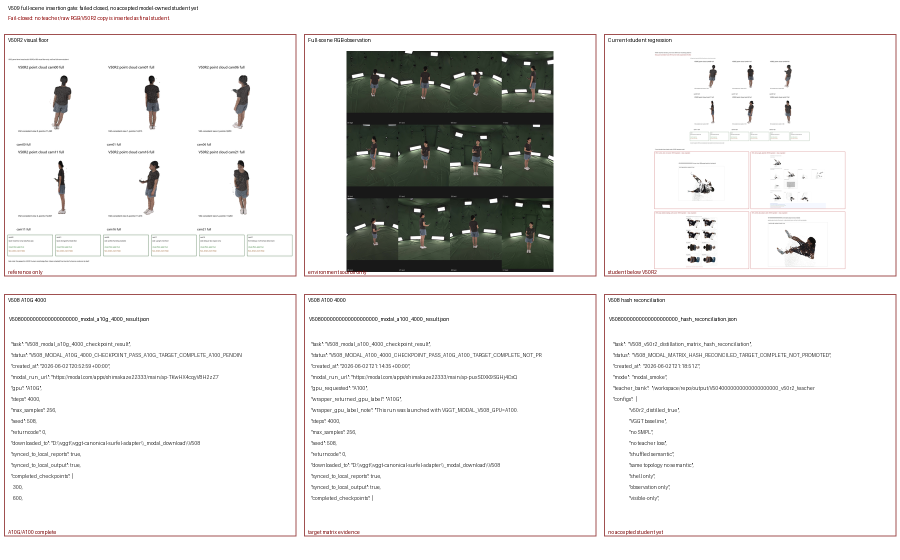
#> input picture boards/V5090000000000000000000_full_scene_student.png, 1800 x 1120 px (shown at 1/2 size)
$ python V511_anti_2d_multiview_gate.py
#> lines starting #> are read from the running program, lines starting #| are printed output that depends on the picture
#> in main, `board = Image.new("RGB", (1700, 980), "white")`: board: PIL image 1700x980 RGB; every value is 255
from __future__ import annotations

import json
from datetime import datetime, timezone
from pathlib import Path

from PIL import Image, ImageDraw, ImageFont


ROOT = Path(__file__).resolve().parents[1]
REPORTS = ROOT / "reports"
BOARDS = ROOT / "boards"
V509_BOARD = BOARDS / "V5090000000000000000000_full_scene_student.png"
V503_BOARD = BOARDS / "V5030000000000000000000_student_vs_v50r2_contact_sheet.png"
V509_DECISION = REPORTS / "V5090000000000000000000_full_scene_decision.json"
V517_DECISION = REPORTS / "V5170000000000000000000_full_scene_clarity_decision.json"
V517_ANTI2D = BOARDS / "V5170000000000000000000_turntable_side_depth_cross_section.png"


def now() -> str:
    return datetime.now(timezone.utc).isoformat().replace("+00:00", "Z")


def fit(path: Path, size: tuple[int, int]) -> Image.Image:
#> called with size = (850, 820)
    canvas = Image.new("RGB", size, "white")
#> canvas: PIL image 850x820 RGB; every value is 255
    if path.is_file():
        with Image.open(path).convert("RGB") as im:
#> im is the input picture: PIL image 1800x1120 RGB; mean R, G, B 231.2, 230.7, 229.6
            im.thumbnail((size[0] - 24, size[1] - 60), Image.Resampling.LANCZOS)
#> im: PIL image 826x514 RGB
            canvas.paste(im, ((size[0] - im.width) // 2, 42 + (size[1] - 60 - im.height) // 2))
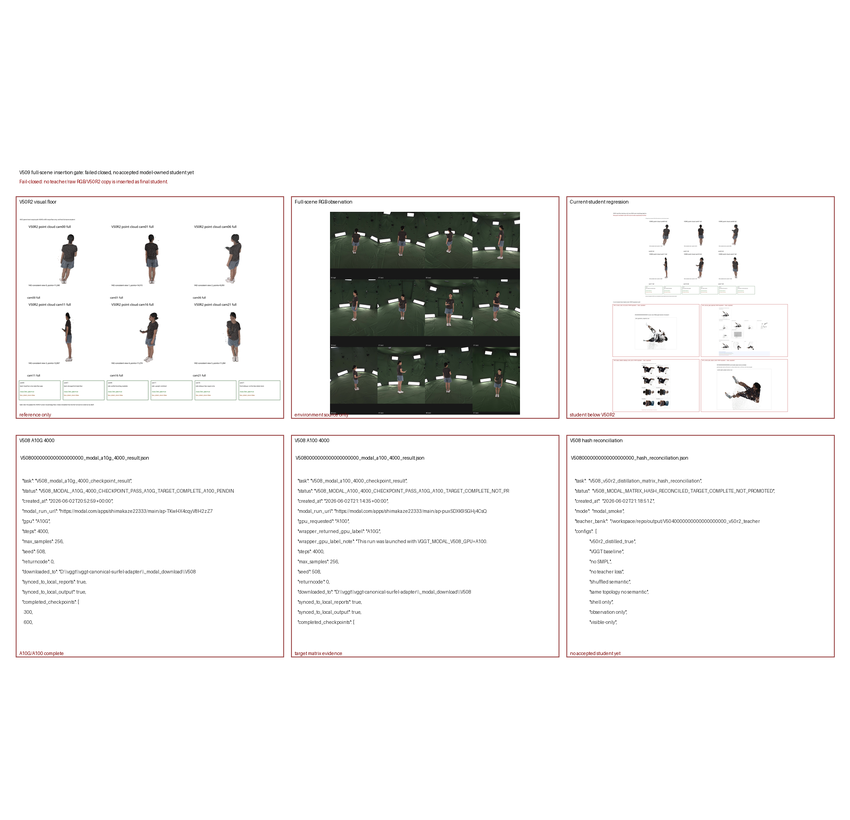
#> canvas: PIL image 850x820 RGB; mean R, G, B 240.3, 239.9, 239.2
    else:
        ImageDraw.Draw(canvas).text((20, 20), f"missing: {path}", fill=(140, 0, 0), font=ImageFont.load_default())
    return canvas


def read_json(path: Path) -> dict:
    return json.loads(path.read_text(encoding="utf-8-sig")) if path.is_file() else {}


def main() -> int:
    v517 = read_json(V517_DECISION)
    v517_candidate_ready = bool(v517.get("gates", {}).get("accepted_for_v509", False))
    v517_anti2d_proxy_pass = bool(v517.get("gates", {}).get("anti_2d_proxy_pass", False))
    board_path = BOARDS / "V5110000000000000000000_turntable_side_depth_cross_section.png"
    decision_path = REPORTS / "V5110000000000000000000_anti_2d_decision.json"
    font = ImageFont.load_default()
    board = Image.new("RGB", (1700, 980), "white")
    draw = ImageDraw.Draw(board)
    draw.text((16, 12), "V511 anti-2D / multiview gate: proxy pass, manual visual fail closed", fill=(0, 0, 0), font=font)
    draw.text((16, 34), "V517 generated turntable/side-depth/cross-section, but the human is still not mentor-readable enough.", fill=(140, 0, 0), font=font)
    board.paste(fit(V517_ANTI2D if v517_candidate_ready else V509_BOARD, (850, 820)), (0, 70))
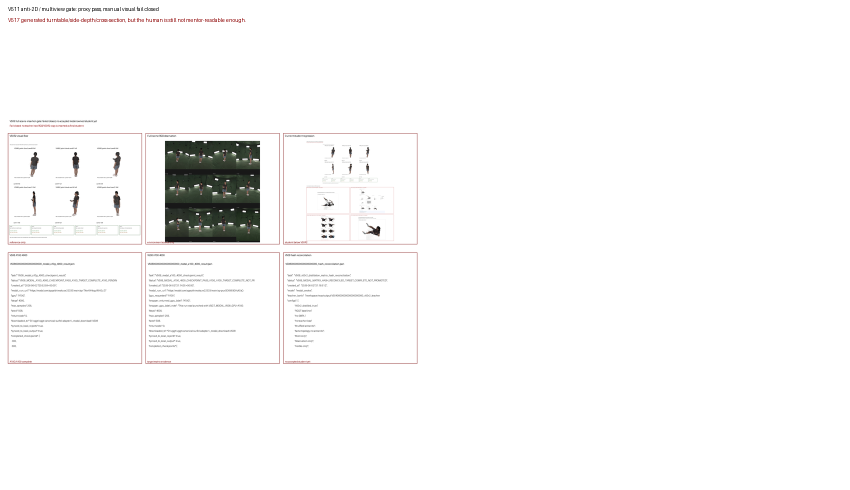
#> board: PIL image 1700x980 RGB (shown at 1/2 size); mean R, G, B 248.7, 248.4, 248.1
    board.paste(fit(V503_BOARD, (850, 820)), (850, 70))
#> call 2 of fit, with size = (850, 820)
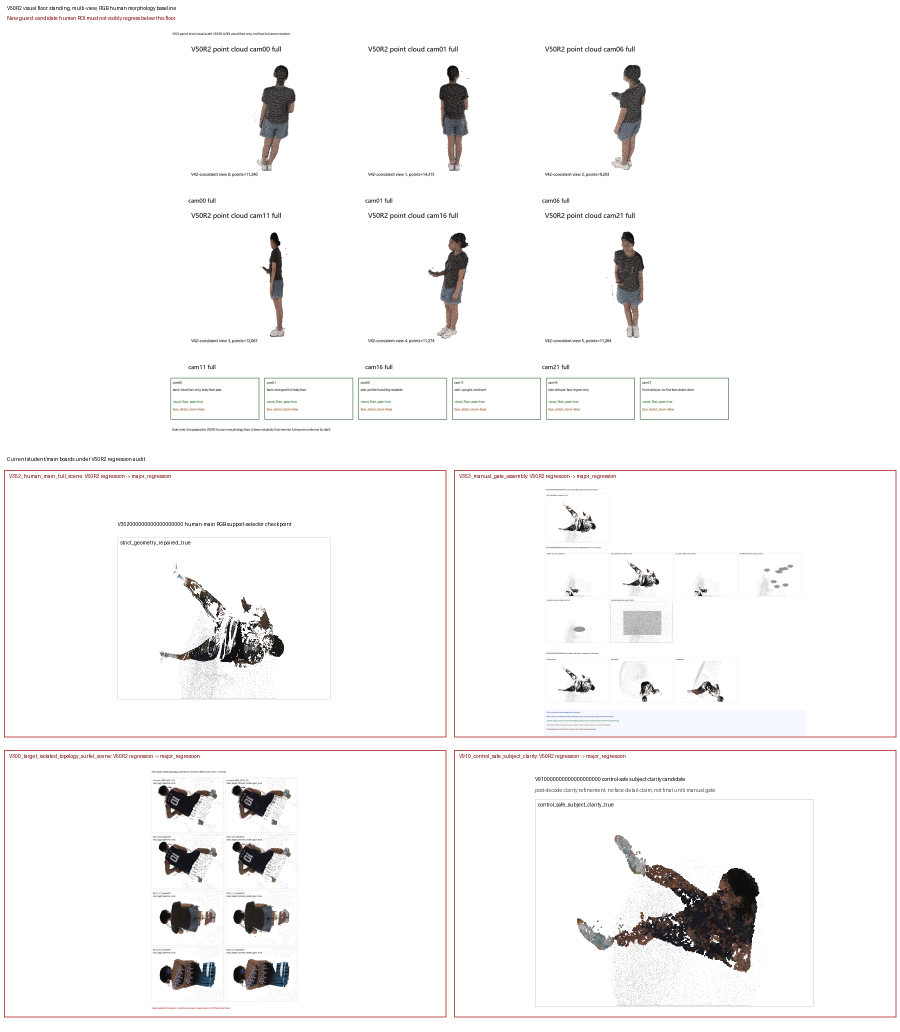
#> input picture boards/V5030000000000000000000_student_vs_v50r2_contact_sheet.png, 1800 x 2064 px (shown at 1/2 size)
#> in fit, im is the input picture: PIL image 1800x2064 RGB; mean R, G, B 246.5, 245.5, 245.4
#> in fit (call 2), `im.thumbnail((size[0] - 24, size[1] - 60), Image.Resampling.LANCZOS)`:
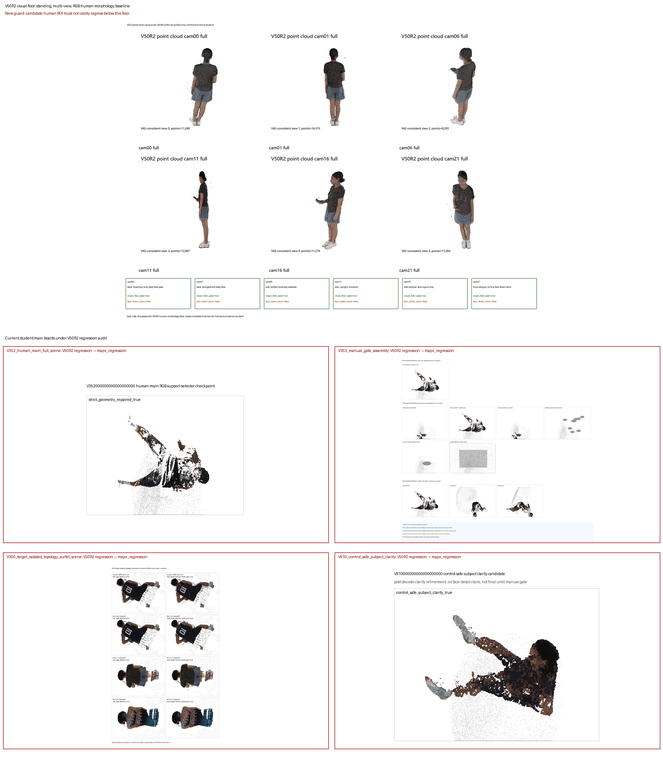
#> im: PIL image 663x760 RGB; mean R, G, B 246.3, 245.2, 245.1
#> in fit (call 2), `canvas.paste(im, ((size[0] - im.width) // 2, 42 + (size[1] - 60 - im.h..`:
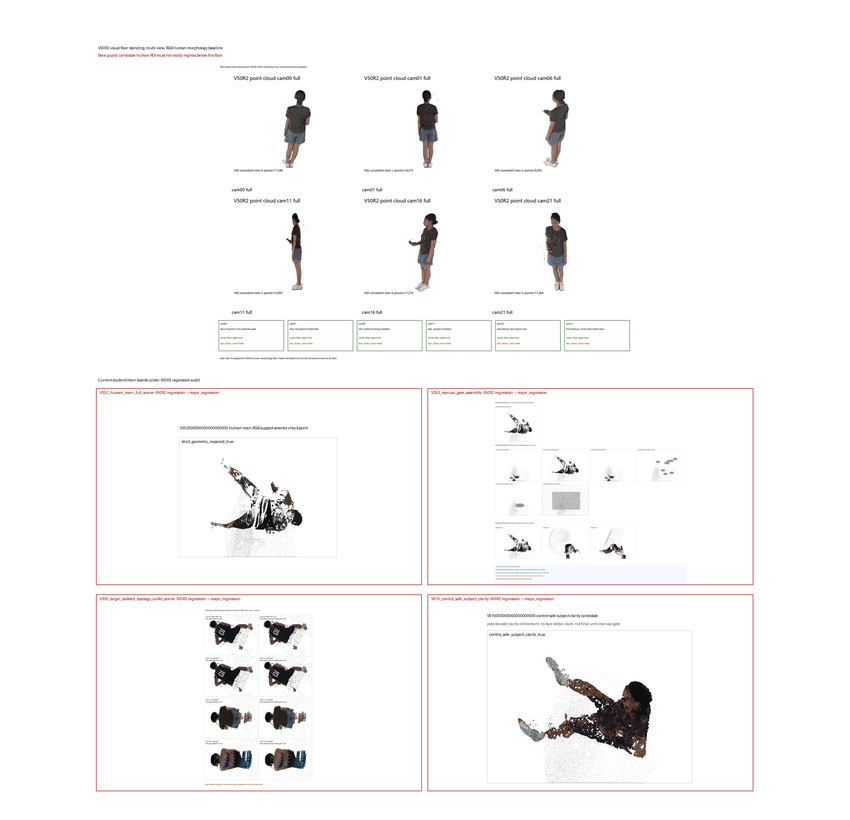
#> canvas: PIL image 850x820 RGB; mean R, G, B 248.7, 247.9, 247.8
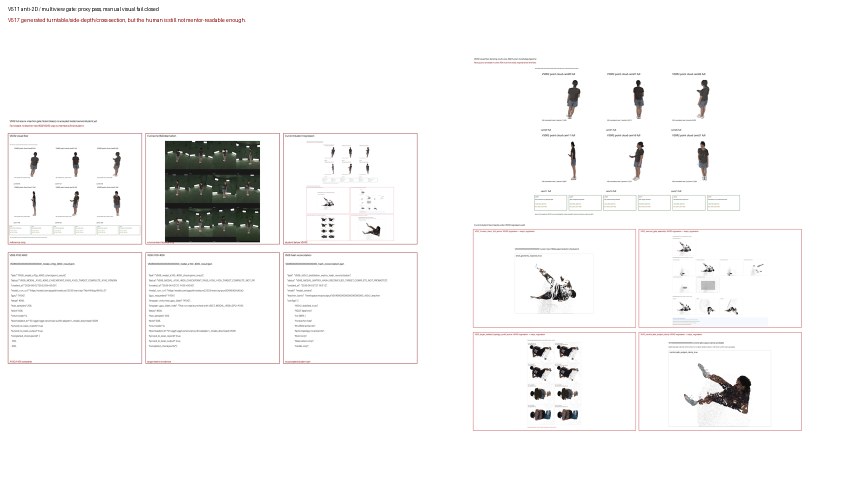
#> board: PIL image 1700x980 RGB (shown at 1/2 size); mean R, G, B 246, 245.4, 245.1
    draw.rectangle([8, 78, 842, 880], outline=(160, 80, 80), width=2)
    draw.rectangle([858, 78, 1692, 880], outline=(160, 80, 80), width=2)
    draw.text((24, 90), "V517 anti-2D proxy: generated, but not final mentor pass", fill=(140, 0, 0), font=font)
    draw.text((874, 90), "V503 regression: old boards below V50R2", fill=(140, 0, 0), font=font)
    draw.text((16, 914), "Result: proxy anti-2D evidence exists; manual mentor gate still fails because morphology remains below V50R2 visual floor.", fill=(0, 0, 0), font=font)
    board.save(board_path)
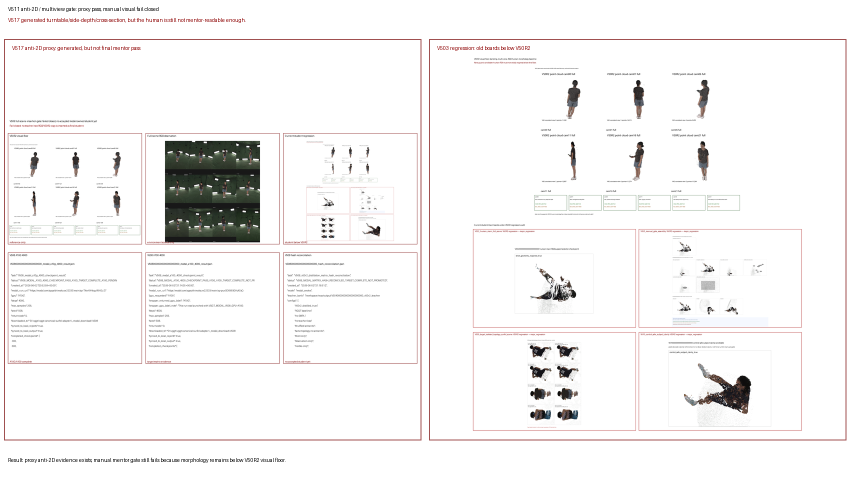
#> saved as V5110000000000000000000_turntable_side_depth_cross_section.png: PIL image 1700x980 RGB (shown at 1/2 size); mean R, G, B 245, 243.7, 243.4

    payload = {
        "task": "V511_anti_2d_multiview_gate",
        "status": "V511_ANTI_2D_PROXY_PASS_MANUAL_VISUAL_FAIL_CLOSED_NOT_PROMOTED",
        "created_at": now(),
        "repo": str(ROOT),
        "input_v509_decision": str(V509_DECISION),
        "input_v517_decision": str(V517_DECISION),
        "v517_status": v517.get("status"),
        "board": str(board_path),
        "gates": {
            "turntable_generated": v517_candidate_ready,
            "side_depth_generated": v517_candidate_ready,
            "cross_section_generated": v517_candidate_ready,
            "anti_2d_proxy_pass": v517_anti2d_proxy_pass,
            "anti_2d_pass": False,
            "full_scene_is_not_crop_only": v517_candidate_ready,
            "accepted_student_available": False,
            "not_promoted": True,
            "auto_evolve_required": True
        },
        "decision": "V517 provides anti-2D proxy renders and a full-scene candidate, but manual visual inspection still finds body morphology insufficient. Anti-2D cannot be used as replacement for mentor-readable human shape.",
        "blockers": [
            "V517 human remains blob-like / locally unreadable despite non-flat proxy thickness",
            "Representation repair is required before mentor pass"
        ]
    }
    decision_path.write_text(json.dumps(payload, indent=2, ensure_ascii=False) + "\n", encoding="utf-8")
    print(json.dumps({"status": payload["status"], "board": str(board_path), "decision_json": str(decision_path)}, indent=2))
    return 0


if __name__ == "__main__":
    raise SystemExit(main())
#> (the program exits here)
